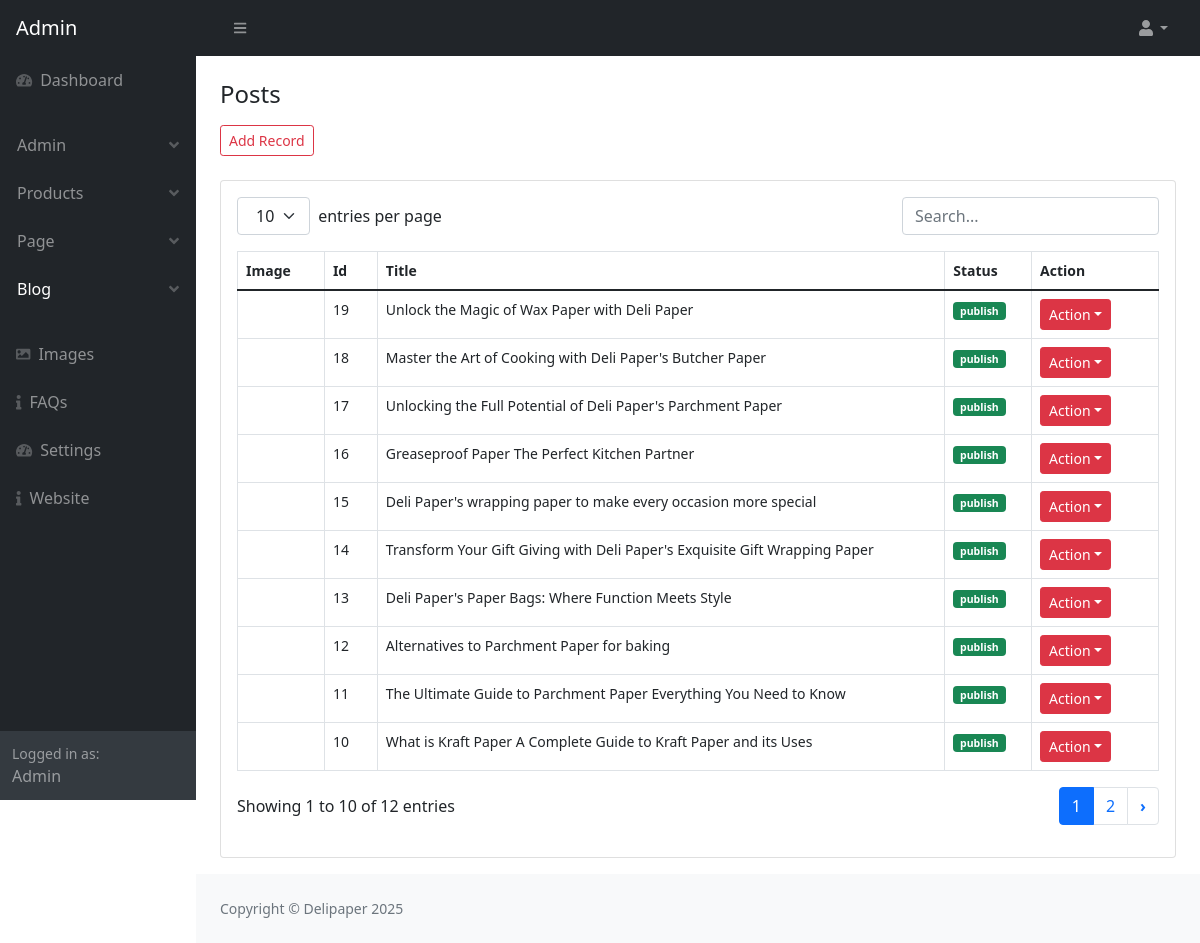
The app's page /admin/post_view.php (signed in) with its own data.
### tables this page shows
CREATE TABLE `post` (
  `post_id` int(11) NOT NULL AUTO_INCREMENT,
  `category_id` int(11) NOT NULL,
  `post_title` varchar(500) NOT NULL,
  `post_url` varchar(500) NOT NULL,
  `post_content` text NOT NULL,
  `post_thumbnail` varchar(500) NOT NULL,
  `post_views` int(11) NOT NULL,
  `post_date` varchar(255) NOT NULL,
  `post_status` varchar(255) NOT NULL,
  `post_index` varchar(255) NOT NULL,
  PRIMARY KEY (`post_id`)
);

CREATE TABLE `setting` (
  `setting_id` int(11) NOT NULL AUTO_INCREMENT,
  `website_title` varchar(500) NOT NULL,
  `website_url` varchar(500) NOT NULL,
  `website_logo` varchar(500) NOT NULL,
  `website_favicon` varchar(500) NOT NULL,
  `website_head_code` text NOT NULL,
  `ad_code_one` text NOT NULL,
  `ad_code_two` text NOT NULL,
  `ad_code_three` text NOT NULL,
  `footer_text` text NOT NULL,
  `facebook` varchar(255) NOT NULL,
  `twitter` varchar(255) NOT NULL,
  `instagram` varchar(25) NOT NULL,
  `pinterest` varchar(255) NOT NULL,
  PRIMARY KEY (`setting_id`)
);

### admin/post_view.php (the view, shortened to what this page needs)
<?php
$page = "post";
require_once('parts/top.php'); ?>
</head>
<body class="sb-nav-fixed">
    <?php require_once('parts/navbar.php'); ?>
    <div id="layoutSidenav">
        <?php require_once('parts/sidebar.php'); ?>
        <div id="layoutSidenav_content" class="">
            <main class="">
                <div class="container-fluid  px-4">
                    <div class="page-header">
                        <div class="col-12 mt-4 mb-4">
                            <h4 class="mb-3">Posts</h4>
                            <a href="post_add.php" class="btn btn-sm  btn-outline-danger">Add Record</a>
                        </div>
                    </div>
                    <div class="card mb-3 bg-white">
                        <div class="card-body ">
                            <table id="datatablesSimple" class="table table-hover table-sm table-responsive">
                                <thead>
                                    <tr>
                                        <th>Image</th>
                                        <th>Id</th>
                                        <th>Title</th>
                                        <th>Status</th>
                                        <th>Action</th>
                                    </tr>
                                </thead>
                                <tbody>
                                    <?php
                                    require_once('parts/db.php');
                                    $select = "SELECT * FROM post  ORDER BY post_id DESC";
                                    $run = mysqli_query($conn, $select);
                                    while ($row = mysqli_fetch_array($run)) {
                                        $post_id = $row['post_id'];
                                        $post_title = $row['post_title'];
                                        $post_status = $row['post_status'];
                                        $post_thumbnail = $row['post_thumbnail'];
                                        if ($post_status == "publish") {
                                            $color = "success";
                                        } else {
                                            $color = "danger";
                                        }
                                    ?>
                                    <tr>
                                        <td><img src="assets/img/<?php echo $post_thumbnail;?>" height="35px" alt="">
                                        </td>
                                        <td><?php echo $post_id; ?></td>
                                        <td><?php echo $post_title; ?></td>
                                        <td><span
                                                class="badge bg-<?php echo $color; ?>"><?php echo $post_status; ?></span>
                                        </td>
                                        <td>
                                            <ul class="navbar-nav ms-auto ms-md-0 me-3 me-lg-4">
                                                <li class="nav-item dropdown">
                                                    <button class="btn btn-danger btn-sm dropdown-toggle"
                                                        id="navbarDropdown" href="#" role="button"
                                                        data-bs-toggle="dropdown"
                                                        aria-expanded="false">Action</i></button>
                                                </li>
                                            </ul>
                                        </td>
                                    </tr>
                                    <?php    } ?>
                                </tbody>
                            </table>
                        </div>
                    </div>
            </main>
            <?php require_once('parts/footer.php'); ?>
        </div>
    </div>
</body>
</html>

### admin/parts/top.php (shortened to what this page needs)
<?php
require_once('parts/db.php');
	if(!isset($_SESSION['admin_email'])){
		echo "<script>window.open('login.php','_self');</script>";
	}else{
		$admin_email = $_SESSION['admin_email'];
		  $select_admin = "SELECT * FROM admin WHERE admin_email='$admin_email' ";
                    $run_admin = mysqli_query($conn,$select_admin);
                    $row_admin = mysqli_fetch_array($run_admin);
						$admin_name = $row_admin['admin_name'];
						$admin_role = $row_admin['admin_role'];
	}
				$select_setting = "SELECT * FROM setting ";
				$run_setting = mysqli_query($conn,$select_setting);
				$row_setting = mysqli_fetch_array($run_setting);
					$website_title = $row_setting['website_title'];
?>
<!DOCTYPE html>
<html lang="en">
<head>
    <link href="https://cdn.jsdelivr.net/npm/simple-datatables@latest/dist/style.css" rel="stylesheet" />
    <link href="css/styles.css" rel="stylesheet" />

### admin/parts/navbar.php (shortened to what this page needs)
<nav class="sb-topnav navbar navbar-expand navbar-dark bg-dark">
    <a class="navbar-brand ps-3" href="index.php">Admin</a>
    <button class="btn btn-link btn-sm order-1 order-lg-0 me-4 me-lg-0" id="sidebarToggle" href="#!"><i
            class="fas fa-bars"></i></button>
    <ul class="navbar-nav ms-auto ms-md-0 me-3 me-lg-4">
        <li class="nav-item dropdown">
            <a class="nav-link dropdown-toggle" id="navbarDropdown" href="#" role="button" data-bs-toggle="dropdown"
                aria-expanded="false"><i class="fas fa-user fa-fw"></i></a>
        </li>
    </ul>
</nav>

### admin/parts/sidebar.php (shortened to what this page needs)
<div id="layoutSidenav_nav">
    <nav class="sb-sidenav accordion sb-sidenav-dark" id="sidenavAccordion">
        <div class="sb-sidenav-menu">
            <div class="nav">
                <?php
                       if ($admin_role == "admin") {
                       ?>
                <a class="nav-link" href="index.php">
                    <div class="sb-nav-link-icon"><i class="fas fa-tachometer-alt"></i></div>
                    Dashboard
                </a>
                <?php }?>
                <ul class="navbar-nav p-3 btn ">
                    <?php
                       if ($admin_role == "admin") {
                       ?>
                    <li class="nav-item  dropdown">
                        <a class="nav-link <?php if ($page == "admin") {
                                                   echo "active";
                                               } ?> dropdown " id="navbarDropdown" href="#" role="button"
                            data-bs-toggle="dropdown" aria-expanded="false">Admin<div
                                class="sb-sidenav-collapse-arrow"><i class="fas fa-angle-down"></i></div></a>
                    </li>
                    <li class="nav-item dropdown">
                        <a class="nav-link <?php if ($page == "product") {
                                                   echo "active";
                                               } ?> dropdown " id="navbarDropdown" href="#" role="button"
                            data-bs-toggle="dropdown" aria-expanded="false">Products<div
                                class="sb-sidenav-collapse-arrow"><i class="fas fa-angle-down"></i></div></a>
                    </li>
                    <li class="nav-item dropdown">
                        <a class="nav-link <?php if ($page == "page") {
                                                   echo "active";
                                               } ?> dropdown " id="navbarDropdown" href="#" role="button"
                            data-bs-toggle="dropdown" aria-expanded="false">Page<div
                                class="sb-sidenav-collapse-arrow"><i class="fas fa-angle-down"></i></div></a>
                    </li>
                    <?php } ?>
                    <li class="nav-item dropdown">
                        <a class="nav-link <?php if ($page == "post") {
                                               echo "active";
                                           } ?> dropdown" id="navbarDropdown" href="#" role="button"
                            data-bs-toggle="dropdown" aria-expanded="false">Blog<div
                                class="sb-sidenav-collapse-arrow"><i class="fas fa-angle-down"></i></div></a>
                    </li>
                </ul>
                <a class="nav-link <?php if ($page == "image") {
                                       echo "active";
                                   } ?>" href="image_add.php">
                    <div class="sb-nav-link-icon"><i class="fas fa-image"></i></div>
                    Images
                </a>
                <?php
                   if ($admin_role == "admin") {
                   ?>
                <a class="nav-link <?php if ($page == "faq") {
                                           echo "active";
                                       } ?>" href="faq.php">
                    <div class="sb-nav-link-icon"><i class="fas fa-info"></i></div>
                    FAQs
                </a>
                <a class="nav-link <?php if ($page == "setting") {
                                           echo "active";
                                       } ?>" href="setting.php">
                    <div class="sb-nav-link-icon"><i class="fas fa-tachometer-alt"></i></div>
                    Settings
                </a>
                <a class="nav-link" href="../index.php">
                    <div class="sb-nav-link-icon"><i class="fas fa-info"></i></div>
                    Website
                </a>
                <?php } ?>
            </div>
        </div>
        <div class="sb-sidenav-footer">
            <div class="small">Logged in as:</div>
            <?php echo ucfirst($admin_name); ?>
        </div>
    </nav>
</div>

### admin/parts/footer.php
<footer class="py-4 bg-light mt-auto">
    <div class="container-fluid px-4">
        <div class="d-flex align-items-center justify-content-between small">
            <div class="text-muted">Copyright &copy; <?php echo $website_title; ?> <?php echo  date("Y"); ?></div>
        </div>
    </div>
</footer>

### records on screen
post: post_id "19", post_title "Unlock the Magic of Wax Paper with Deli Paper", post_status "publish"
post: post_id "18", post_title "Master the Art of Cooking with Deli Paper's Butcher Paper", post_status "publish"
post: post_id "17", post_title "Unlocking the Full Potential of Deli Paper's Parchment Paper", post_status "publish"
post: post_id "16", post_title "Greaseproof Paper The Perfect Kitchen Partner", post_status "publish"
post: post_id "15", post_title "Deli Paper's wrapping paper to make every occasion more special", post_status "publish"
post: post_id "14", post_title "Transform Your Gift Giving with Deli Paper's Exquisite Gift Wrapping Paper", post_status "publish"
post: post_id "13", post_title "Deli Paper's Paper Bags: Where Function Meets Style", post_status "publish"
post: post_id "12", post_title "Alternatives to Parchment Paper for baking", post_status "publish"
post: post_id "11", post_title "The Ultimate Guide to Parchment Paper Everything You Need to Know", post_status "publish"
post: post_id "10", post_title "What is Kraft Paper A Complete Guide to Kraft Paper and its Uses", post_status "publish"
setting: website_title "Delipaper"

### other values on screen
$admin_name "Admin"
